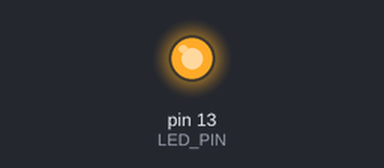
Bench run of a sketch on a simulated Arduino Uno, built with avr-gcc and run on an emulated ATmega328P. Shown: output pins drawn as LEDs (lit = HIGH).

Above: at 0.5 s.
At 6.9 s:
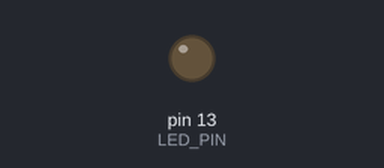
Timing chart, 0 to 10.4 s (numbered marks = the images above):
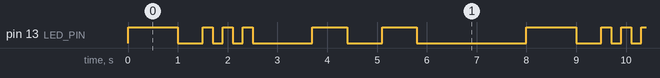

Measured:
- by itself, pin 13 (LED_PIN): repeats every 8.0 s: LOW 0.50 s, 2 × (HIGH 0.20 s, LOW 0.20 s), HIGH 0.20 s, LOW 1.2 s, HIGH 0.70 s, LOW 0.70 s, HIGH 0.70 s, LOW 2.2 s, HIGH 1.0 s
- by itself, everything shown: repeats every 8.0 s, in 12 steps

The sketch:

01-led-blink.ino
```cpp
// ==========================================
// LED SHIELD ESP8266
// GPIO 13 = LED1
// ==========================================

#define LED_PIN 13

void setup() {
  pinMode(LED_PIN, OUTPUT);

  // Pastikan LED mati saat awal
  digitalWrite(LED_PIN, LOW);
}

void loop() {

  // ========================================
  // POLA 1 - NYALA 1 DETIK
  // ========================================

  digitalWrite(LED_PIN, HIGH);
  delay(1000);

  digitalWrite(LED_PIN, LOW);
  delay(500);


  // ========================================
  // POLA 2 - KEDIP CEPAT 3X
  // ========================================

  for (int i = 0; i < 3; i++) {

    digitalWrite(LED_PIN, HIGH);
    delay(200);

    digitalWrite(LED_PIN, LOW);
    delay(200);
  }


  // ========================================
  // JEDA
  // ========================================

  delay(1000);


  // ========================================
  // POLA 3 - KEDIP LAMBAT 2X
  // ========================================

  for (int i = 0; i < 2; i++) {

    digitalWrite(LED_PIN, HIGH);
    delay(700);

    digitalWrite(LED_PIN, LOW);
    delay(700);
  }


  // ========================================
  // JEDA SEBELUM MENGULANG
  // ========================================

  delay(1500);
}
```
